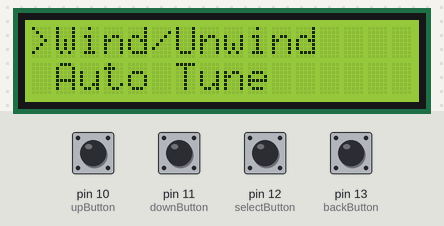
This sketch was run on a simulated Arduino Uno, built with avr-gcc and run on an emulated ATmega328P. Parts: 16×2 character LCD. The test bench sets the inputs (shaded band); at power-on: pin 10 (upButton), pin 11 (downButton), pin 12 (selectButton), pin 13 (backButton) HIGH.

Above: at 1.3 s.
1.4 s: pin 11 (downButton) pulled LOW for 0.15 s
At 2.6 s:
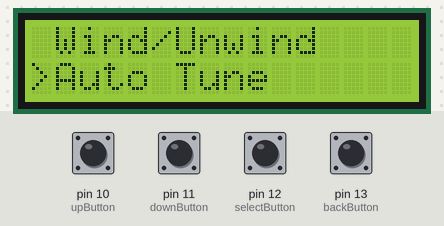
3.0 s: pin 12 (selectButton) pulled LOW for 0.15 s
At 3.5 s:
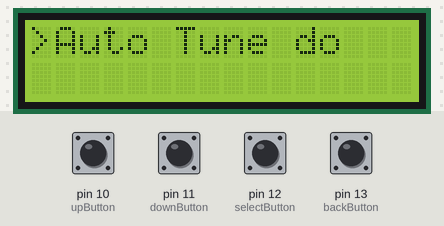
6.0 s: pin 11 (downButton) pulled LOW for 1 s
At 7.3 s:
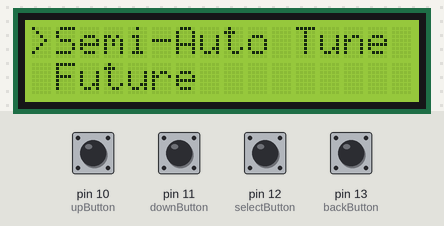
8.5 s: pin 12 (selectButton) pulled LOW for 1 s
At 9.0 s:
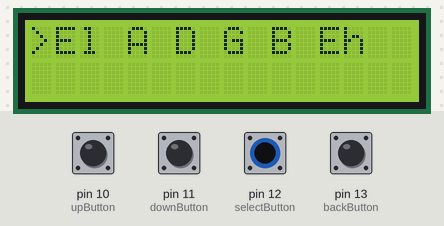
11.0 s: pin 11 (downButton) pulled LOW for 0.15 s
At 12.0 s:
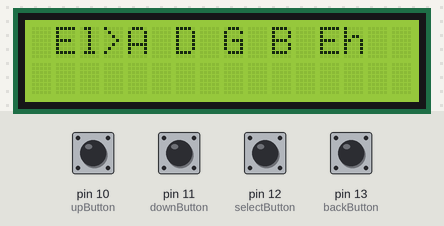
12.6 s: pin 12 (selectButton) pulled LOW for 0.15 s
At 13.0 s:
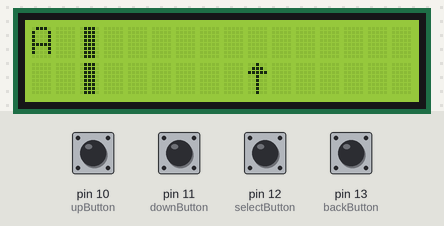
Timing chart, 0 to 15.2 s (numbered marks = the images above; inputs shaded):
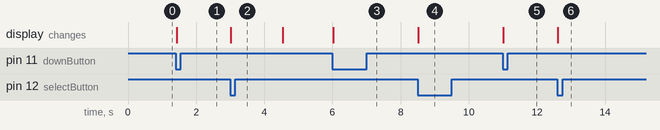

Measured:
- after the input at 1.4 s, the display: changes at once (image 1)
- after the input at 3.0 s, the display: changes at once (image 2)
- after the input at 6.0 s, the display: changes at once (image 3)
- after the input at 8.5 s, the display: changes at once (image 4)
- after the input at 11.0 s, the display: changes at once (image 5)
- after the input at 12.6 s, the display: changes at once (image 6)

The sketch:

lcd_menu.ino
```cpp
#include <Wire.h>
#include <LiquidCrystal_I2C.h>

LiquidCrystal_I2C lcd(0x27, 16, 2);

int upButton = 10;
int downButton = 11;
int selectButton = 12;
int backButton = 13;
int menu = 1;  // store pointed menu item
int tune_menu = 1;  // store pointed tune string 1-El, 2-A, 3-D, 4-G, 5-B, 6-Eh
int screen = 1;  // store menu screen

byte upArrow[] = {
  B00000,
  B00000,
  B00100,
  B01110,
  B11111,
  B00000,
  B00000,
  B00000
};

byte downArrow[] = {
  B00000,
  B00000,
  B00000,
  B00000,
  B11111,
  B01110,
  B00100,
  B00000
};

byte tuneUpArrow[] = {
  B00100,
  B01110,
  B11111,
  B00100,
  B00100,
  B00100,
  B00100,
  B00100
};

byte tuneDownArrow[] = {
  B00100,
  B00100,
  B00100,
  B00100,
  B00100,
  B11111,
  B01110,
  B00100
};

byte allLight[] = {  // 3 width horizontal light
  B01110,
  B01110,
  B01110,
  B01110,
  B01110,
  B01110,
  B01110,
  B01110
};

void setup() {
  lcd.begin();
  lcd.backlight();
  pinMode(upButton, INPUT_PULLUP);
  pinMode(downButton, INPUT_PULLUP);
  pinMode(selectButton, INPUT_PULLUP);
  pinMode(backButton, INPUT_PULLUP);
  updateTuneMenu();
  updateMenu();
  lcd.createChar(0, upArrow);
  lcd.createChar(1, downArrow);
  lcd.createChar(2, tuneUpArrow);
  lcd.createChar(3, tuneDownArrow);
  lcd.createChar(4, allLight);
}

void loop() {
  if (screen == 1) {
    // Menu screen
    if (!digitalRead(downButton)){
      menu++;
      updateMenu();
      delay(100);
      while (!digitalRead(downButton));  // avoid looping
    }
    if (!digitalRead(upButton)){
      menu--;
      updateMenu();
      delay(100);
      while(!digitalRead(upButton));
    }
    if (!digitalRead(selectButton)){
      executeActionMain();
      if (menu == 3) {
        screen = 2; // Set screen to TuneMenu when executing action3
      } else {
        updateMenu();
      }
      delay(100);
      while (!digitalRead(selectButton));
    }
  }
  if (screen == 2) {
    // TuneMenu screen
    if (!digitalRead(downButton)){
      tune_menu++;
      updateTuneMenu();
      delay(100);
      while (!digitalRead(downButton));  // avoid looping
    }
    if (!digitalRead(upButton)){
      tune_menu--;
      updateTuneMenu();
      delay(100);
      while(!digitalRead(upButton));
    }
    if (!digitalRead(selectButton)){
      screen = 3;
      TunerPage();
      delay(100);
      while (!digitalRead(selectButton));
    }
    if (!digitalRead(backButton)){
      screen = 1;
      updateMenu();
      delay(100);
      while (!digitalRead(backButton));
    }
  }
  if (screen == 3) {
    // TuneMenu screen
    if (!digitalRead(backButton)){
      screen = 2;
      updateTuneMenu();
      delay(100);
      while (!digitalRead(backButton));
    }
  }
}


void updateMenu() {
  switch (menu) {
    case 0:
      menu = 1;
      break;
    case 1:
      lcd.clear();
      lcd.print(">Wind/Unwind");
      lcd.setCursor(0, 1);
      lcd.print(" Auto Tune");
      break;
    case 2:
      lcd.clear();
      lcd.print(" Wind/Unwind");
      lcd.setCursor(0, 1);
      lcd.print(">Auto Tune");
      break;
    case 3:
      lcd.clear();
      lcd.print(">Semi-Auto Tune");
      lcd.setCursor(0, 1);
      lcd.print(" Future");
      break;
    case 4:
      lcd.clear();
      lcd.print(" Semi-Auto Tune");
      lcd.setCursor(0, 1);
      lcd.print(">Future");
      break;
    case 5:
      menu = 4;
      break;
  }
}

void updateTuneMenu() {
  switch (tune_menu) {
    case 0:
      tune_menu = 1;
      break;
    case 1:
      lcd.clear();
      lcd.print(">El A D G B Eh");
      break;
    case 2:
      lcd.clear();
      lcd.print(" El>A D G B Eh");
      break;
    case 3:
      lcd.clear();
      lcd.print(" El A>D G B Eh");
      break;
    case 4:
      lcd.clear();
      lcd.print(" El A D>G B Eh");
      break;
    case 5:
      lcd.clear();
      lcd.print(" El A D G>B Eh");
      break;
    case 6:
      lcd.clear();
      lcd.print(" El A D G B>Eh");
      break;
    case 7:
      tune_menu = 6;
      break;
    default:
      tune_menu = 1;  // Set tune_menu to 1 by default
      break;
  }
}

void executeActionMain() {
  switch (menu) {
    case 1:
      action1();
      break;
    case 2:
      action2();
      break;
    case 3:
      action3();
      break;
    case 4:
      action4();
      break;
  }
}

// actions of main menu
void action1() {
  lcd.clear();
  lcd.createChar(0, upArrow);
  lcd.setCursor(0, 0);
  lcd.print("For Wind - ");
  lcd.write(0);
  lcd.setCursor(0, 1);
  lcd.print("For Unwind - ");
  lcd.write(1);
  delay(1500);
}
void action2() {
  lcd.clear();
  lcd.print(">Auto Tune do");
  delay(1500);
}
void action3() {  // Semi-Auto
  lcd.clear();
  screen = 2;
  updateTuneMenu();
}
void action4() {
  lcd.clear();
  lcd.print(">Future Process");
  delay(1500);
}

// tuner page
void TunerPage(){
  lcd.clear();
  lcd.setCursor(2, 0);
  lcd.write(4);
  lcd.setCursor(2, 1);
  lcd.write(4);
  lcd.setCursor(9, 1);
  lcd.write(2);
  lcd.setCursor(0, 0);
  switch (tune_menu) {
    case 1:
      lcd.print("El");
      break;
    case 2:
      lcd.print("A");
      break;
    case 3:
      lcd.print("D");
      break;
    case 4:
      lcd.print("G");
      break;
    case 5:
      lcd.print("B");
      break;
    case 6:
      lcd.print("Eh");
      break;
  }

}
```
